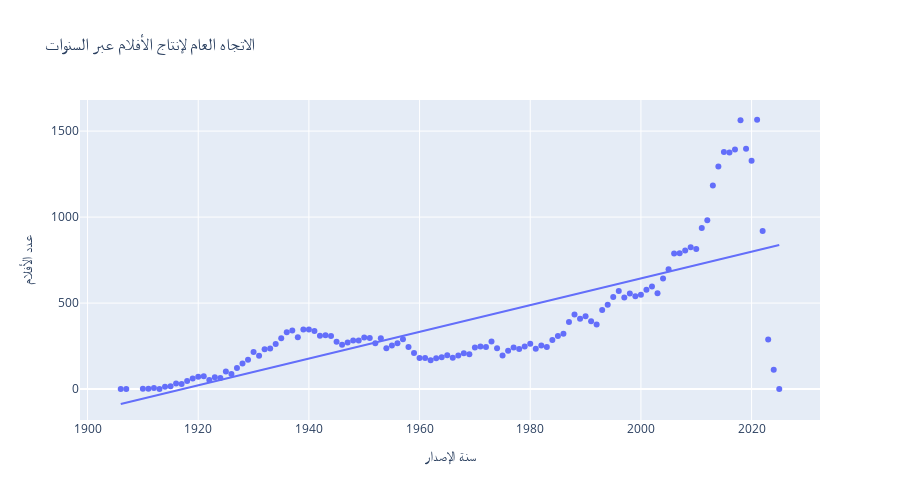

Notebook cell for this chart:
### Markdown cell above
# تحليل الاتجاه العام لإنتاج الأفلام عبر السنوات

## الاتجاه العام:
يوجد **اتجاه تصاعدي واضح** على المدى الطويل، خاصة بعد التسعينات.

بداية من عام 2000، نلاحظ قفزات سريعة في عدد الأفلام المنتجة، وهذا مرتبط غالبا بـ:
- تطور التكنولوجيا .
- انتشار محطات ..
- من عام **1900 إلى 1950** كان النمو تدريجي وبطيء، وهو أمر منطقي بسبب بدايات صناعة السينما.
-    بين **1940 - 1980**،  نلاحظ انخفاضاً مرتبطاً بالحرب العالمية.
- مع نهاية التسعينات وبداية الألفية الجديدة، حدثت **طفرة في الإنتاج** السينمائي.
- بعد عام **2020**، نلاحظ انخفاضاً حاداً في عدد الأفلام المنتجة، وغالباً يعود ذلك إلى:
  - تأثير جائحة كورونا على الإنتاج السينمائي.
  - تأجيل أو إلغاء مواعيد إطلاق العديد من الأفلام.
  - بيانات السنوات الأخيرة قد تكون غير مكتملة أو لم تُسجل بعد بشكل دقيق.

### Code cell
year_counts = english_movies['release_year'].value_counts().reset_index()
year_counts.columns = ['release_year', 'count']
year_counts = year_counts.sort_values('release_year')
fig = px.scatter(year_counts, x='release_year', y='count', trendline='ols',
                 labels={'release_year': 'سنة الإصدار', 'count': 'عدد الأفلام'},
                 title='الاتجاه العام لإنتاج الأفلام عبر السنوات',
                 height=500)
fig.show()

### Figure 1 — Plotly figure (JSON) as saved in the notebook; plotly's stock layout.template omitted (floating-point values rounded to 4 significant figures)
{"data": [{"hovertemplate": "سنة الإصدار=%{x}<br>عدد الأفلام=%{y}<extra></extra>", "legendgroup": "", "marker": {"color": "#636efa", "symbol": "circle"}, "mode": "markers", "name": "", "orientation": "v", "showlegend": false, "type": "scatter", "x": [1906, 1907, 1910, 1911, 1912, 1913, 1914, 1915, 1916, 1917, 1918, 1919, 1920, 1921, 1922, 1923, 1924, 1925, 1926, 1927, 1928, 1929, 1930, 1931, 1932, 1933, 1934, 1935, 1936, 1937, 1938, 1939, 1940, 1941, 1942, 1943, 1944, 1945, 1946, 1947, 1948, 1949, 1950, 1951, 1952, 1953, 1954, 1955, 1956, 1957, 1958, 1959, 1960, 1961, 1962, 1963, 1964, 1965, 1966, 1967, 1968, 1969, 1970, 1971, 1972, 1973, 1974, 1975, 1976, 1977, 1978, 1979, 1980, 1981, 1982, 1983, 1984, 1985, 1986, 1987, 1988, 1989, 1990, 1991, 1992, 1993, 1994, 1995, 1996, 1997, 1998, 1999, 2000, 2001, 2002, 2003, 2004, 2005, 2006, 2007, 2008, 2009, 2010, 2011, 2012, 2013, 2014, 2015, 2016, 2017, 2018, 2019, 2020, 2021, 2022, 2023, 2024, 2025], "xaxis": "x", "y": [1, 1, 2, 2, 6, 1, 13, 16, 32, 30, 47, 62, 72, 75, 53, 69, 64, 102, 88, 122, 149, 170, 216, 193, 232, 236, 262, 295, 331, 341, 301, 346, 346, 338, 310, 313, 308, 275, 257, 271, 283, 282, 300, 297, 266, 295, 237, 253, 267, 290, 244, 209, 181, 180, 168, 179, 185, 196, 182, 195, 208, 203, 242, 247, 245, 276, 238, 195, 223, 242, 233, 248, 263, 234, 253, 244, 285, 308, 322, 390, 434, 409, 423, 394, 375, 460, 490, 535, 570, 532, 556, 539, 549, 578, 597, 557, 643, 697, 788, 790, 806, 824, 814, 936, 982, 1183, 1294, 1379, 1375, 1393, 1563, 1397, 1328, 1566, 919, 288, 112, 1], "yaxis": "y"}, {"hovertemplate": "<b>OLS trendline</b><br>count = 7.77305 * release_year + -14902.3<br>R<sup>2</sup>=0.545792<br><br>سنة الإصدار=%{x}<br>عدد الأفلام=%{y} <b>(trend)</b><extra></extra>", "legendgroup": "", "marker": {"color": "#636efa", "symbol": "circle"}, "mode": "lines", "name": "", "showlegend": false, "type": "scatter", "x": [1906, 1907, 1910, 1911, 1912, 1913, 1914, 1915, 1916, 1917, 1918, 1919, 1920, 1921, 1922, 1923, 1924, 1925, 1926, 1927, 1928, 1929, 1930, 1931, 1932, 1933, 1934, 1935, 1936, 1937, 1938, 1939, 1940, 1941, 1942, 1943, 1944, 1945, 1946, 1947, 1948, 1949, 1950, 1951, 1952, 1953, 1954, 1955, 1956, 1957, 1958, 1959, 1960, 1961, 1962, 1963, 1964, 1965, 1966, 1967, 1968, 1969, 1970, 1971, 1972, 1973, 1974, 1975, 1976, 1977, 1978, 1979, 1980, 1981, 1982, 1983, 1984, 1985, 1986, 1987, 1988, 1989, 1990, 1991, 1992, 1993, 1994, 1995, 1996, 1997, 1998, 1999, 2000, 2001, 2002, 2003, 2004, 2005, 2006, 2007, 2008, 2009, 2010, 2011, 2012, 2013, 2014, 2015, 2016, 2017, 2018, 2019, 2020, 2021, 2022, 2023, 2024, 2025], "xaxis": "x", "y": [-86.85, -79.08, -55.76, -47.99, -40.21, -32.44, -24.67, -16.9, -9.123, -1.35, 6.423, 14.2, 21.97, 29.74, 37.52, 45.29, 53.06, 60.83, 68.61, 76.38, 84.15, 91.93, 99.7, 107.5, 115.2, 123.0, 130.8, 138.6, 146.3, 154.1, 161.9, 169.7, 177.4, 185.2, 193.0, 200.7, 208.5, 216.3, 224.1, 231.8, 239.6, 247.4, 255.2, 262.9, 270.7, 278.5, 286.3, 294.0, 301.8, 309.6, 317.3, 325.1, 332.9, 340.7, 348.4, 356.2, 364.0, 371.8, 379.5, 387.3, 395.1, 402.8, 410.6, 418.4, 426.2, 433.9, 441.7, 449.5, 457.3, 465.0, 472.8, 480.6, 488.4, 496.1, 503.9, 511.7, 519.4, 527.2, 535.0, 542.8, 550.5, 558.3, 566.1, 573.9, 581.6, 589.4, 597.2, 604.9, 612.7, 620.5, 628.3, 636.0, 643.8, 651.6, 659.4, 667.1, 674.9, 682.7, 690.5, 698.2, 706.0, 713.8, 721.5, 729.3, 737.1, 744.9, 752.6, 760.4, 768.2, 776.0, 783.7, 791.5, 799.3, 807.0, 814.8, 822.6, 830.4, 838.1], "yaxis": "y"}], "layout": {"height": 500, "legend": {"tracegroupgap": 0}, "title": {"text": "الاتجاه العام لإنتاج الأفلام عبر السنوات"}, "xaxis": {"anchor": "y", "domain": [0, 1], "title": {"text": "سنة الإصدار"}}, "yaxis": {"anchor": "x", "domain": [0, 1], "title": {"text": "عدد الأفلام"}}}}
